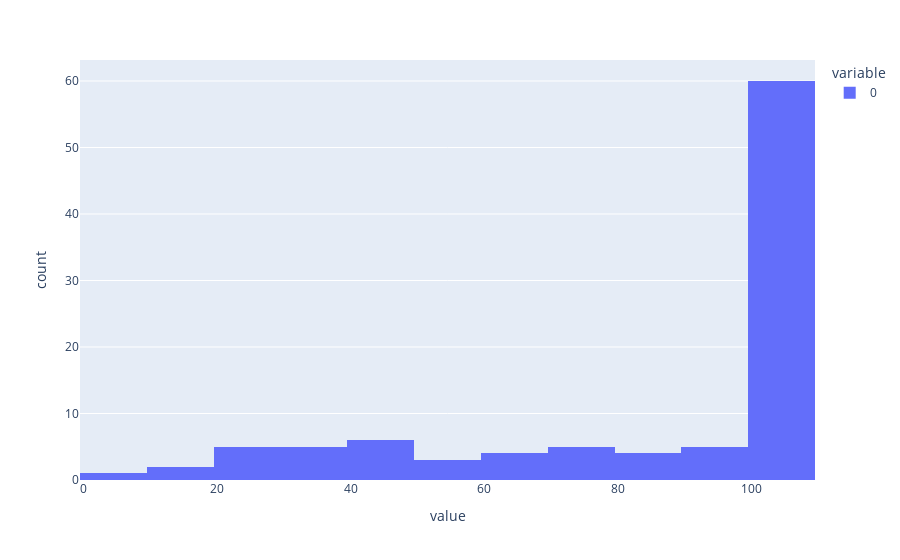

Write notebook code for a chart like this one.
### Code cell
import plotly.express as px 
lengths = [len(traj) for traj in reward_trajs]
px.histogram(lengths)

### Figure 1 — Plotly figure (JSON) as saved in the notebook; plotly's stock layout.template omitted (floating-point values rounded to 4 significant figures)
{"data": [{"alignmentgroup": "True", "bingroup": "x", "hovertemplate": "variable=0<br>value=%{x}<br>count=%{y}<extra></extra>", "legendgroup": "0", "marker": {"color": "#636efa", "pattern": {"shape": ""}}, "name": "0", "offsetgroup": "0", "orientation": "v", "showlegend": true, "type": "histogram", "x": [100, 78, 63, 14, 41, 21, 100, 70, 39, 100, 100, 100, 52, 100, 100, 100, 81, 100, 100, 100, 25, 76, 100, 26, 100, 100, 37, 100, 15, 100, 44, 94, 85, 100, 75, 61, 100, 100, 100, 100, 34, 100, 100, 100, 90, 100, 100, 100, 100, 100, 100, 43, 60, 100, 87, 100, 100, 100, 100, 100, 49, 100, 100, 100, 92, 71, 40, 68, 100, 5, 100, 100, 100, 100, 100, 100, 100, 100, 100, 56, 33, 100, 100, 100, 20, 96, 86, 33, 55, 100, 48, 100, 100, 100, 26, 100, 100, 99, 100, 100], "xaxis": "x", "yaxis": "y"}], "layout": {"barmode": "relative", "legend": {"title": {"text": "variable"}, "tracegroupgap": 0}, "margin": {"t": 60}, "xaxis": {"anchor": "y", "domain": [0, 1], "title": {"text": "value"}}, "yaxis": {"anchor": "x", "domain": [0, 1], "title": {"text": "count"}}}}
